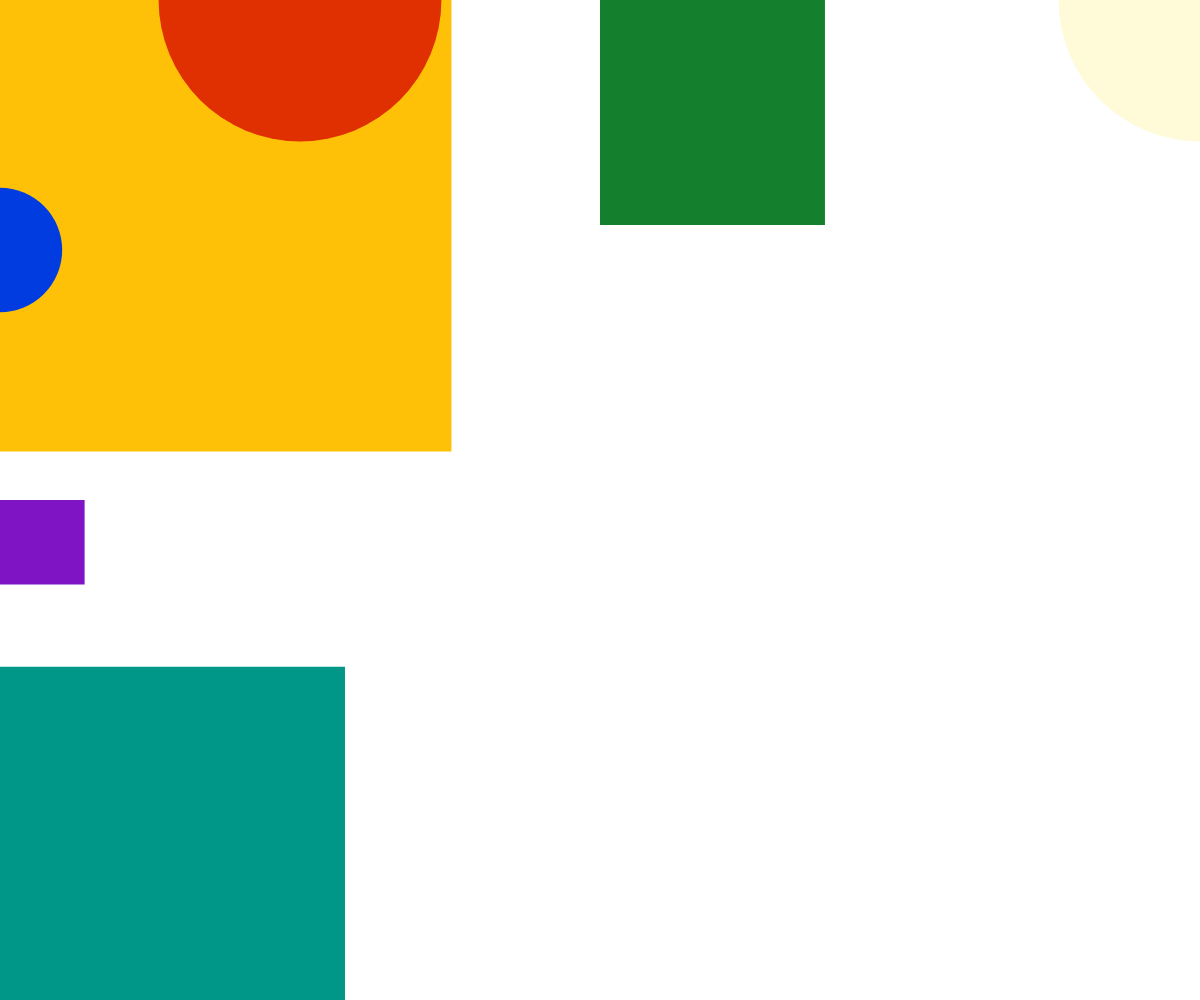
Frame 1 (no input)
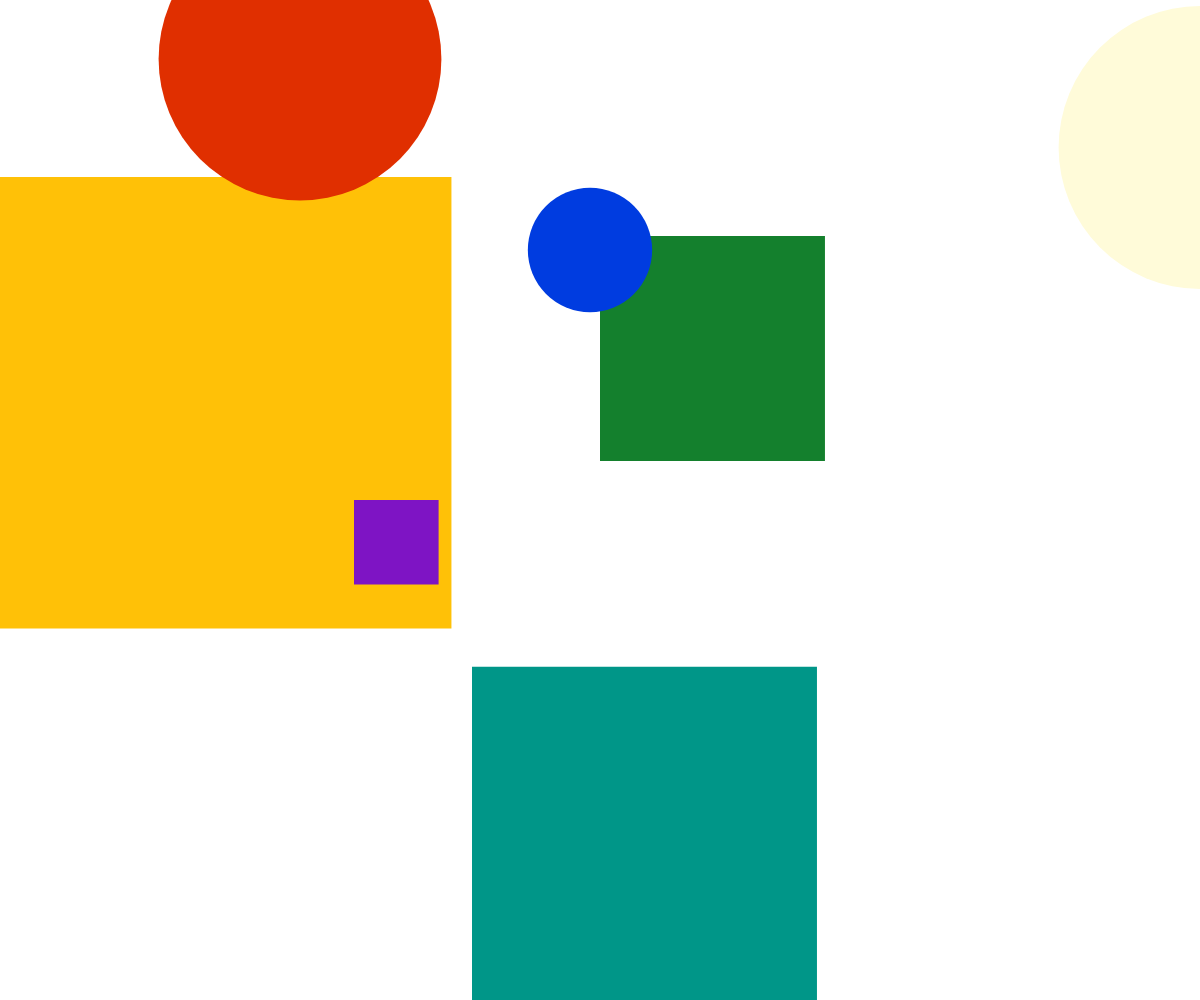
Frame 60 (no input)
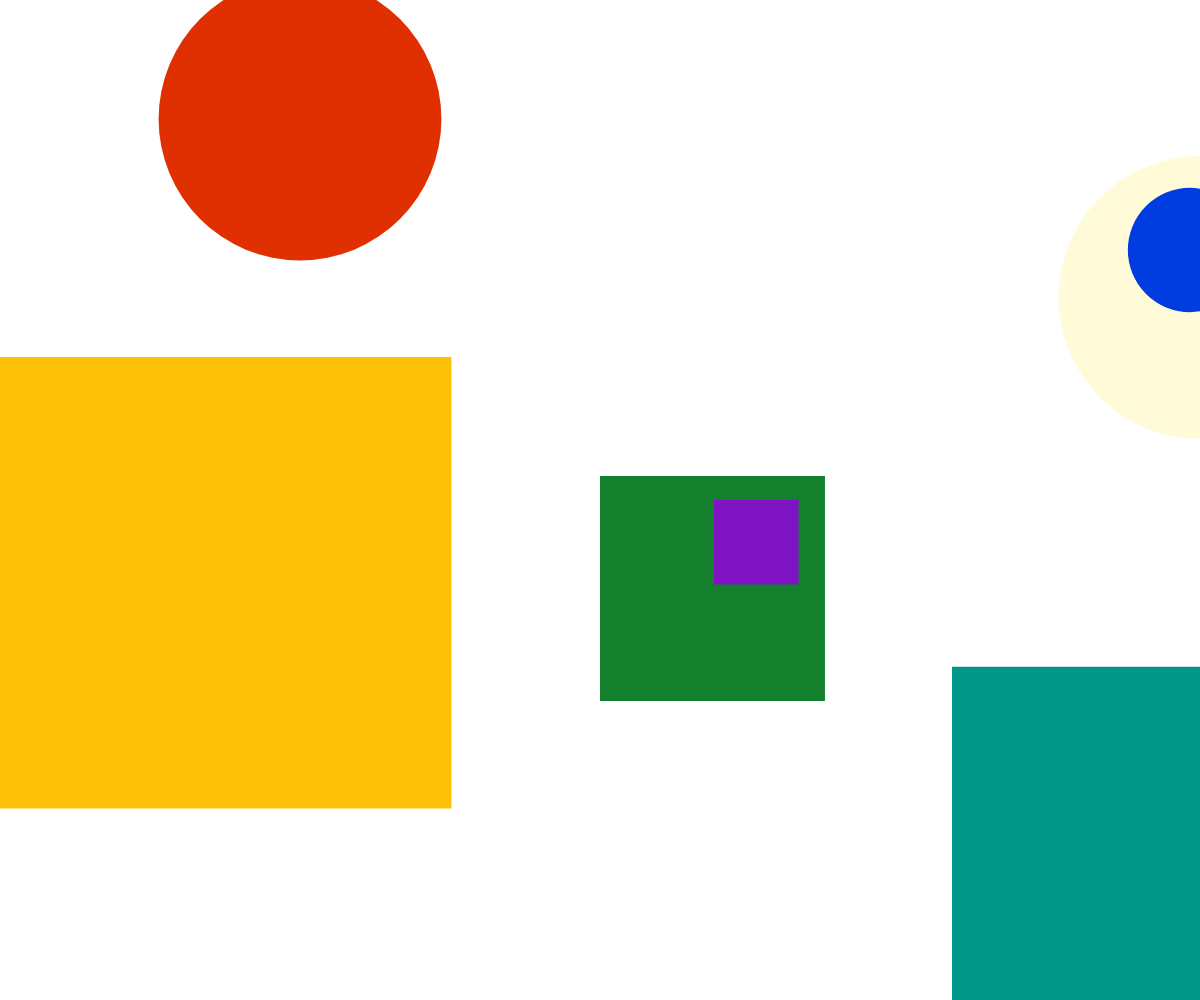
Frame 120 (the mouse pressed at the canvas centre since frame 60)

The p5.js sketch that drew these frames (run headless with seeded random() and noise() and a simulated clock; from frame 60 on, the mouse is pressed at the canvas centre):

// p5.js sketch
// ── sketch.js
var bcirc = 0
bspeed = 10
var ysquare = 0
yspeed = 3
var psquare = 0
pspeed = 6
var rcirc = 0
rspeed = 1
var gsquare = 0
gspeed = 4
var tsquare = 0
tspeed = 8
var wcirc = 0
wspeed = 2.5
function setup() { 
    createCanvas(windowWidth, windowHeight); 
    yellowrecSize = random(windowWidth/15,windowWidth/2)
    circleSize = random(windowWidth/6, windowWidth/2)
    greensquareSize = random(150,250)
    blacksquareSize = random(50,150)
    turqrecSize = random(windowWidth/10,windowWidth/3)
    triSize = random(windowWidth/8,windowWidth/4)
    thircircSize = random(windowWidth/12, windowWidth/6)
}
  
function draw() { 
    background(255); 
    noStroke();
    fill('#FFC107')
    rect(0, ysquare ,yellowrecSize, yellowrecSize) 
    ysquare = ysquare + yspeed
    if (ysquare > windowHeight){
      yspeed = -3
    }
    if (ysquare < 0){
      yspeed = 3
    }
    fill('#E02F00')
    circle((windowWidth/4), (rcirc), circleSize);
    rcirc = rcirc + rspeed
    if (rcirc > windowWidth){
      rspeed = -1
    }
    if (rcirc < 0){
      rspeed = 1
    }
    fill('#FFFBD9')
    circle((windowWidth), (wcirc), circleSize);
    wcirc = wcirc + wspeed
    if (wcirc > windowWidth){
      wspeed = -2.5
    }
    if (wcirc < 0){
      wspeed = 2.5
    }
    fill('#14802D')
    square(windowWidth/2, gsquare , greensquareSize);
    gsquare = gsquare + gspeed
    if (gsquare > windowHeight){
      gspeed = -4
    }
    if (gsquare < 0){
      gspeed = 4
    }
    fill('#7E14C4')
    square(psquare, windowHeight/2, blacksquareSize)
    psquare = psquare + pspeed
    if (psquare > windowHeight){
      pspeed = -6
    }
    if (psquare < 0){
      pspeed = 6
    }
    fill('#009688')
    rect(tsquare, windowHeight/1.5 ,turqrecSize, turqrecSize)
    tsquare = tsquare + tspeed
    if (tsquare > windowHeight){
      tspeed = -8
    }
    if (tsquare < 0){
      tspeed = 8
    }
    fill('#003CE0')
    circle((bcirc), (windowHeight/4), thircircSize);
    bcirc = bcirc + bspeed
    if (bcirc > windowWidth){
      bspeed = -10
    }
    if (bcirc < 0){
      bspeed = 10
    }
    
} 
